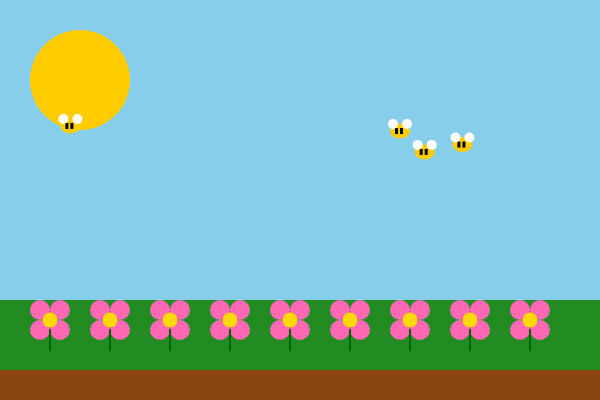
Frame 1 (no input)
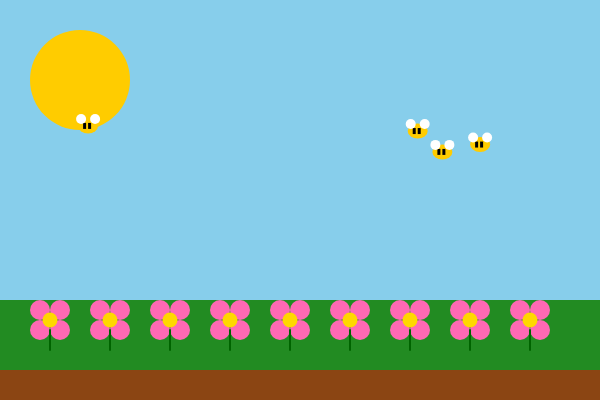
Frame 60 (no input)
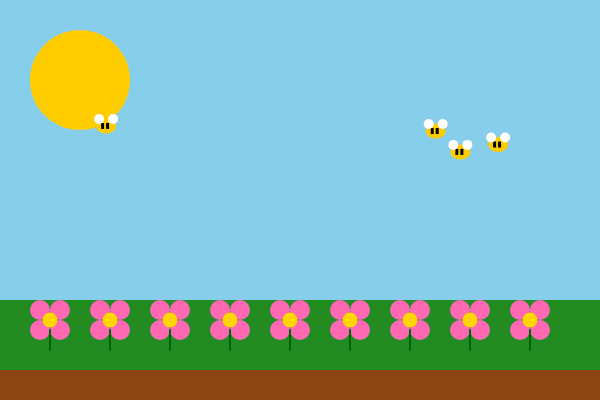
Frame 120 (the mouse pressed at the canvas centre since frame 60)

The p5.js sketch that drew these frames (run headless with seeded random() and noise() and a simulated clock; from frame 60 on, the mouse is pressed at the canvas centre):

// p5.js sketch
// ── sketch.js
let isDay = true; // Start in daytie
let flowers = []; // Array to store flower positions
let bees = []; // Array to hold multiple bee positions
let flicker = 200; // Starting brightness for nighttime fireflies

function setup() {
  createCanvas(600, 400); // Set the canvas size
  background(135, 206, 235); // Light blue sky background
  noStroke(); // No outlines on shapes

  // Create multiple bees with random positions
  for (let i = 0; i < 4; i++) {
    bees.push({
      x: random(-100, width),   // Start randomly across the screen
      y: random(100, 250)       // Beee flying height raneg
    });
  }
}

function draw() {
  // Day Mode
  if (isDay) {
    // Draw the sun in the top-left corner
    background(135, 206, 235); // Daytine sky (light blue)
    fill(255, 204, 0);         // Yello sun
    ellipse(80, 80, 100, 100); // Sun centered at (80, 80)
  } else {
    // Niget Mode
    background(20, 24, 82);    // Night sky
    fill(255, 255, 224);       // Pasty Moon color
    ellipse(80, 80, 80, 80);   // Moon
    
    // Fluttering Firflies
    flicker = random(100, 255); // Update flicker alpha for fireflies
  }

  // Grounf pieces (same for day and night)
  fill(34, 139, 34);          // Grass
  rect(0, 300, width, 100);   // Grass across the bottom

  // Draw the soil under the grass
  fill(139, 69, 19);          // Soil brownish-orange
  rect(0, 370, width, 30);    // Thin strip of soil at very bottom

  // Plant inital row of flowers using loop
  for (let x = 50; x <= width - 50; x += 60) {
    drawFlower(x, 320); // Draw flowers slightly above the soil
  }

  // Draw all user-planted flowers from array
  for (let i = 0; i < flowers.length; i++) {
    drawFlower(flowers[i].x, flowers[i].y);
  }

  // Bees flying around
  for (let i = 0; i < bees.length; i++) {
    let bee = bees[i];
    drawBee(bee.x, bee.y); // Use helper function

    bee.x += 0.3; // Move to the right
    if (bee.x > width + 20) {
      bee.x = -20; // Loop to the left again
    }
  }
}

// Function to draw a flower
function drawFlower(x, y) {
  // Draw petals
  fill(255, 105, 180); // Hot pink petals
  ellipse(x - 10, y - 10, 20, 20); // Top-left petal
  ellipse(x + 10, y - 10, 20, 20); // Top-right petal
  ellipse(x - 10, y + 10, 20, 20); // Bottom-left petal
  ellipse(x + 10, y + 10, 20, 20); // Bottom-right petal

  // Draw center of flower
  fill(255, 215, 0); // Golden yellow center
  ellipse(x, y, 15, 15); // Center of flower

  // Draw stem
  stroke(0, 100, 0); // Dark green stem
  strokeWeight(2);
  line(x, y + 10, x, y + 30); // Stem goes downward
  noStroke(); // Turn off stroke again after drawing stem
}

// Function to draw a bee or firefly
function drawBee(x, y) {
  // Bee Body
  if (isDay) {
    fill(255, 204, 0); // Yellow bee body for daytime
  } else {
    fill(173, 255, 47, flicker); // Lime green firefly glow for night
  }
  ellipse(x, y, 20, 15); // Bee body

  // Bees wings
  fill(0); // Black stripes
  rect(x - 5, y - 3, 3, 6);
  rect(x, y - 3, 3, 6);

  fill(255); // White wings
  ellipse(x - 7, y - 7, 10, 10); // Left wing
  ellipse(x + 7, y - 7, 10, 10); // Right wing
}

// This function runs every time the user clicks
function mousePressed() {
  // Check if user clicked inside the sun/moon circle
  let d = dist(mouseX, mouseY, 80, 80); // Distance from mouse to center of sun/moon
  if (d < 50) {
    isDay = !isDay; // Toggle day/night only when clicking the sun or moon
  }

  // Only plant if the user clicks in the grass area
  if (mouseY >= 300 && mouseY <= 370) {
    flowers.push({ x: mouseX, y: mouseY }); // Save position to array
  }
}
